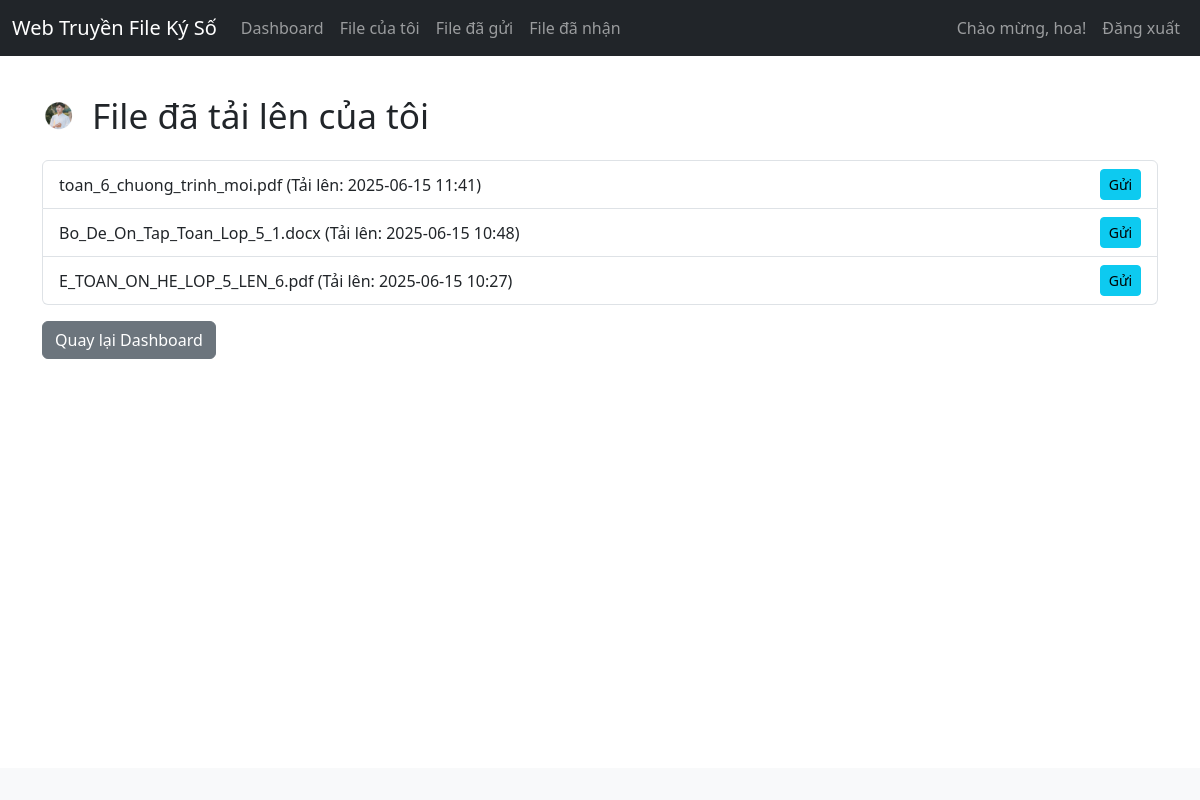
The app's page /my_files_uploaded (signed in) with its own data.
### app.py (models this page shows, shortened)
class User(db.Model, UserMixin):
    id = db.Column(db.Integer, primary_key=True)
    username = db.Column(db.String(80), unique=True, nullable=False)
    password_hash = db.Column(db.String(128), nullable=False)
    public_key = db.Column(db.Text, nullable=False)
    private_key = db.Column(db.Text, nullable=True)
    files_uploaded = db.relationship('File', backref='uploader', lazy=True)
    files_sent = db.relationship('FileTransaction', foreign_keys='FileTransaction.sender_id', backref='sender', lazy=True)
    files_received = db.relationship('FileTransaction', foreign_keys='FileTransaction.receiver_id', backref='receiver', lazy=True)

class File(db.Model):
    id = db.Column(db.Integer, primary_key=True)
    filename = db.Column(db.String(255), nullable=False) # Tên file được lưu trên server (đã được làm an toàn)
    original_filename = db.Column(db.String(255), nullable=False) # Tên file gốc do người dùng tải lên
    filepath = db.Column(db.String(255), nullable=False) # Đường dẫn tương đối đến file trên server
    uploader_id = db.Column(db.Integer, db.ForeignKey('user.id'), nullable=False)
    timestamp_uploaded = db.Column(db.DateTime, default=datetime.utcnow)
    digital_signature = db.Column(db.LargeBinary, nullable=False) # Chữ ký số của file
    transactions = db.relationship('FileTransaction', backref='file_info', lazy=True)

### app.py (the view)
@app.route('/my_files_uploaded')
@login_required
def my_files_uploaded():
    my_uploaded_files = File.query.filter_by(uploader_id=current_user.id).order_by(File.timestamp_uploaded.desc()).all()
    all_users = User.query.filter(User.id != current_user.id).all()
    return render_template('my_files_uploaded.html', uploaded_files=my_uploaded_files, all_users=all_users)

### app.py (called while the page is built)
@login_manager.user_loader
def load_user(user_id):
    return User.query.get(int(user_id))

### templates/my_files_uploaded.html (shortened to what this page needs)
{% extends "base.html" %}
{% block content %}
<div class="dashboard-title">
    <img src="{{ url_for('static', filename='assets/logo1.png') }}" alt="Your Brand Logo" class="img-fluid">
    <h1>File đã tải lên của tôi</h1>
</div>
{% if uploaded_files %}
<ul class="list-group">
    {% for file in uploaded_files %}
    <li class="list-group-item d-flex justify-content-between align-items-center">
        {{ file.original_filename }} (Tải lên: {{ file.timestamp_uploaded.strftime('%Y-%m-%d %H:%M') }})
        <button type="button" class="btn btn-sm btn-info" data-bs-toggle="modal" data-bs-target="#sendFileModal{{ file.id }}">Gửi</button>
    </li>
    {% endfor %}
</ul>
{% else %}
<p>Bạn chưa tải lên file nào.</p>
{% endif %}
<p class="mt-3"><a href="{{ url_for('dashboard') }}" class="btn btn-secondary">Quay lại Dashboard</a></p>
{% endblock %}

### templates/base.html (shortened to what this page needs)
<!DOCTYPE html>
<html lang="en">
<head>
    <link href="https://cdn.jsdelivr.net/npm/bootstrap@5.3.3/dist/css/bootstrap.min.css" rel="stylesheet">
    <link href="{{ url_for('static', filename='style.css') }}" rel="stylesheet">
    <link href="https://cdn.jsdelivr.net/npm/bootstrap@5.3.3/dist/css/bootstrap.min.css" rel="stylesheet">
</head>
<body>
    <nav class="navbar navbar-expand-lg navbar-dark bg-dark fixed-top">
        <div class="container-fluid">
            <a class="navbar-brand" href="{{ url_for('index') }}">Web Truyền File Ký Số</a>
            <div class="collapse navbar-collapse" id="navbarNav">
                <ul class="navbar-nav me-auto mb-2 mb-lg-0">
                    {% if current_user.is_authenticated %}
                    <li class="nav-item">
                        <a class="nav-link" href="{{ url_for('dashboard') }}">Dashboard</a>
                    </li>
                    <li class="nav-item">
                        <a class="nav-link" href="{{ url_for('my_files_uploaded') }}">File của tôi</a>
                    </li>
                     <li class="nav-item">
                        <a class="nav-link" href="{{ url_for('my_files_sent') }}">File đã gửi</a>
                    </li>
                     <li class="nav-item">
                        <a class="nav-link" href="{{ url_for('my_files_received') }}">File đã nhận</a>
                    </li>
                    {% endif %}
                </ul>
                <ul class="navbar-nav ms-auto">
                    {% if current_user.is_authenticated %}
                    <li class="nav-item">
                        <span class="nav-link">Chào mừng, {{ current_user.username }}!</span>
                    </li>
                    <li class="nav-item">
                        <a class="nav-link" href="{{ url_for('logout') }}">Đăng xuất</a>
                    </li>
                    {% endif %}
                </ul>
            </div>
        </div>
    </nav>
    <div class="container mt-4">
        {% block content %}{% endblock %}
    </div>
    <footer class="footer mt-auto py-3 bg-light">
    </footer>
</body>
</html>

### static/style.css (style rules this page uses)
.dashboard-title { display: flex; align-items: center; margin-bottom: 1.5rem; color: var(--text-dark); }
.dashboard-title img { height: 35px; width: auto; margin-right: 15px; border-radius: var(--border-radius-sm); box-shadow: var(--box-shadow-subtle); flex-shrink: 0; }
.dashboard-title h1 { margin-bottom: 0; font-size: 2.2rem; line-height: 1.2; }

### templates/base.html (style rules this page uses)
body { padding-top: 70px; }
.footer { position: fixed; bottom: 0; width: 100%; background-color: #f8f9fa; padding: 10px 0; text-align: center; }

### records on screen
User: username "hoa"
File: original_filename "toan_6_chuong_trinh_moi.pdf", timestamp_uploaded "2025-06-15 11:41"
File: original_filename "Bo_De_On_Tap_Toan_Lop_5_1.docx", timestamp_uploaded "2025-06-15 10:48"
File: original_filename "E_TOAN_ON_HE_LOP_5_LEN_6.pdf", timestamp_uploaded "2025-06-15 10:27"
